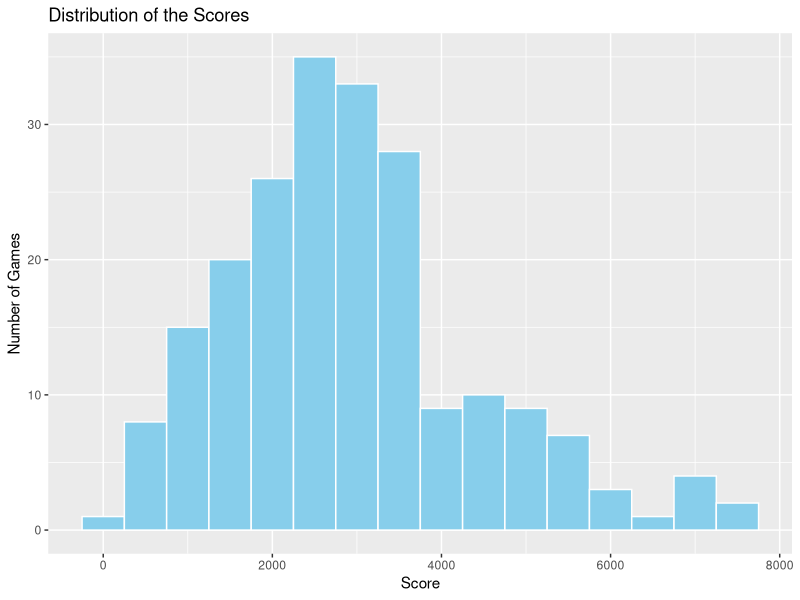
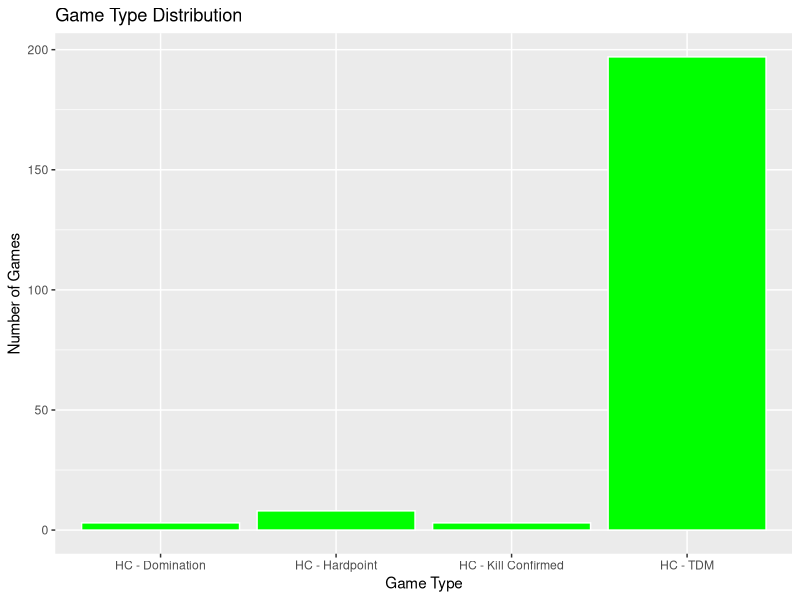
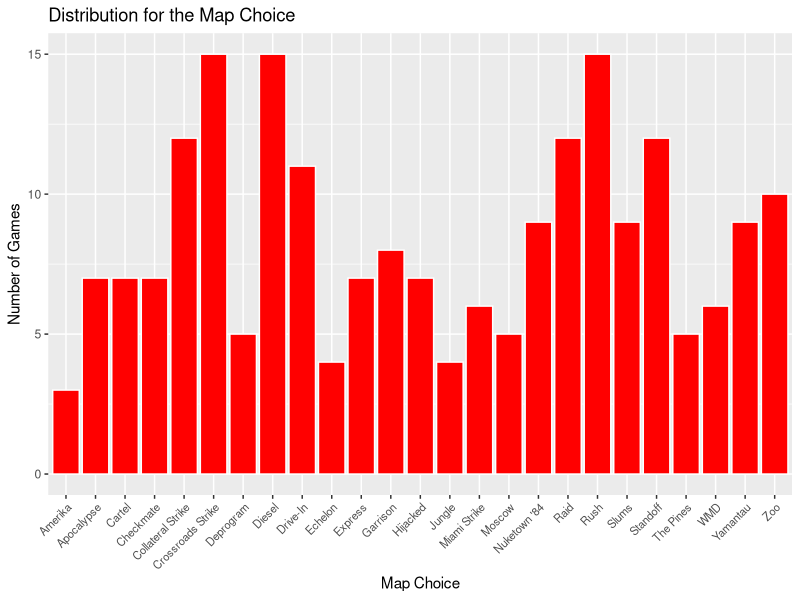
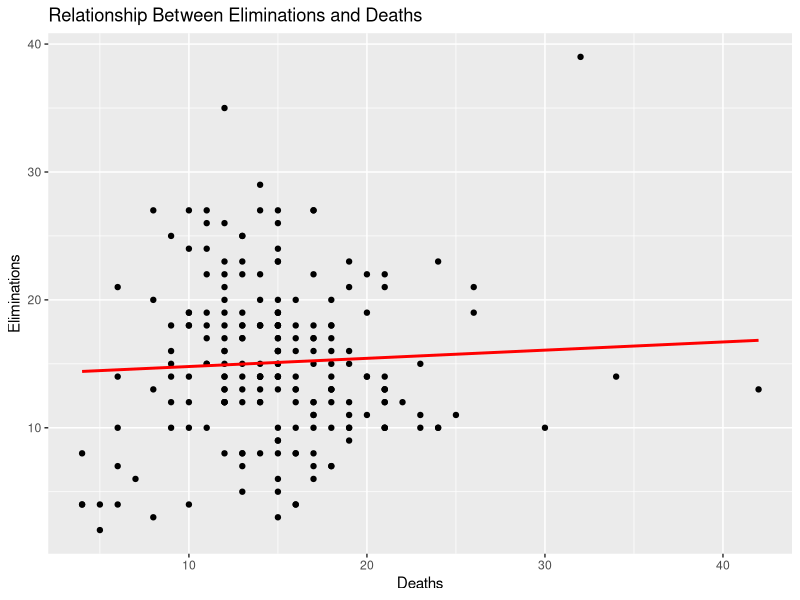

R code for these plots, in order:
## ---- chunk 1
knitr::opts_chunk$set(echo = TRUE)
## ---- chunk 2
rm(list = ls())
library(tidyverse)
library(readxl)
library(kableExtra)
library(ggplot2)
library(lubridate)

cod <- read_excel("CODGames2_mp.xlsx", 
  col_types = c("text", "text", "text", 
  "text", "date", "text", "text", "numeric", 
  "numeric", "numeric", "numeric", 
  "numeric", "text", "text", "text", 
  "text", "numeric", "numeric", "numeric", 
  "numeric", "numeric", "numeric", 
  "numeric", "numeric", "numeric", 
  "numeric", "numeric"))

## ---- chunk 3
sapply(cod, function(x) sum(is.na(x)))
## ---- chunk 4
apply(cod, 1, function(x) sum(is.na(x)))
## ---- chunk 5
cod %>% summarize(
  "NA count" = sum(is.na(Score))
  )
## ---- chunk 6
cod %>% summarize(
  min = min(Score),
  first_quartile = quantile(Score, .25),
  median = median(Score),
  third_quartile = quantile(Score, .75),
  max = max(Score),
  sd = sd(Score)
  ) %>% kable(
    caption = "Summary Statistics for Score",
    digits = 2,
    col.names = c("Min", "1st Quartile", "Median", "3rd Quartile", "Max", "Standard Deviation"),
    align = "c"
  ) %>% kable_styling(
    bootstrap_options = c("striped", "condensed"),
    full_width = FALSE,
    position = "center"
  )
## ---- chunk 7
cod %>% ggplot(
  mapping = aes(x = Score)) +
  geom_histogram(
    binwidth = 500,
    color = "White",
    fill = "skyblue") +
  labs(
    x = "Score",
    y = "Number of Games",
    title = "Distribution of the Scores"
  )
## ---- chunk 8
cod %>% summarize(
  "NA count" = sum(is.na(GameType))
  )
## ---- chunk 9
cod %>% group_by(
  GameType
  ) %>%
  summarize(
    Proportion = n()/211 #211 observations in the data
  ) %>% arrange(
    desc(Proportion)
  ) %>% kable(
    caption = "Frequency Proportions for Game Type",
    digits = 2,
    col.names = c("Game Type", "Proportion")
  ) %>% kable_styling(
    bootstrap_options = c("striped", "condensed"),
    full_width = FALSE,
    position = "center"
  )
## ---- chunk 10
cod %>% ggplot(
  mapping = aes(x = GameType)
) +
  geom_bar( 
    color = "White",
    fill = "green") +
  labs(
    x = "Game Type",
    y = "Number of Games",
    title = "Game Type Distribution"
  )
## ---- chunk 11
cod %>% summarize(
  "NA count" = sum(is.na(Choice))
  )
## ---- chunk 12
cod <- #Filters out the NA value
  cod %>% 
  filter(!is.na(Choice)) #From 211 obs. to 210
## ---- chunk 13
cod %>% group_by(
  Choice
  ) %>%
  summarize(
    Proportion = n()/210 #210 observations in the data
  ) %>% arrange(
    desc(Proportion)
  ) %>% kable(
    caption = "Frequency Proportions for Choice",
    digits = 2,
    col.names = c("Choice", "Proportion")
  ) %>% kable_styling(
    bootstrap_options = c("striped", "condensed"),
    full_width = FALSE,
    position = "center"
  )
## ---- chunk 14
cod %>% ggplot(
  mapping = aes(x = Choice)
) +
  geom_bar( 
    bindwith = 20,
    color = "White",
    fill = "red") +
  labs(
    x = "Map Choice",
    y = "Number of Games",
    title = "Distribution for the Map Choice"
  ) +
  theme(axis.text.x = element_text(angle = 45, hjust = 1, size = 8)) #Researched to shrink text size
## ---- chunk 15
cod %>% summarize(
  min = min(Eliminations),
  first_quartile = quantile(Eliminations, .25),
  median = median(Eliminations),
  third_quartile = quantile(Eliminations, .75),
  max = max(Eliminations),
  sd = sd(Eliminations)
  ) %>% kable(
    caption = "Summary Statistics for Eliminations",
    digits = 2,
    col.names = c("Min", "1st Quartile", "Median", "3rd Quartile", "Max", "Standard Deviation"),
    align = "c"
  ) %>% kable_styling(
    bootstrap_options = c("striped", "condensed"),
    full_width = FALSE,
    position = "center"
  )
## ---- chunk 16
cod %>% summarize(
  min = min(Deaths),
  first_quartile = quantile(Deaths, .25),
  median = median(Deaths),
  third_quartile = quantile(Deaths, .75),
  max = max(Deaths),
  sd = sd(Deaths)
  ) %>% kable(
    caption = "Summary Statistics for Deaths",
    digits = 2,
    col.names = c("Min", "1st Quartile", "Median", "3rd Quartile", "Max", "Standard Deviation"),
    align = "c"
  ) %>% kable_styling(
    bootstrap_options = c("striped", "condensed"),
    full_width = FALSE,
    position = "center"
  )
## ---- chunk 17
cod %>%  #The most common relationship in video games, Kill-Death Ratio (kdr)
  summarize(
    kdr = mean(Eliminations / Deaths, na.rm = TRUE)
  )
## ---- chunk 18
cod %>% 
  ggplot(aes(x = Deaths, y = Eliminations)) +
  geom_point(color = "black") +
  geom_smooth(method = "lm", se = FALSE, color = "red") +
  labs(
    x = "Deaths",
    y = "Eliminations",
    title = "Relationship Between Eliminations and Deaths"
  )
